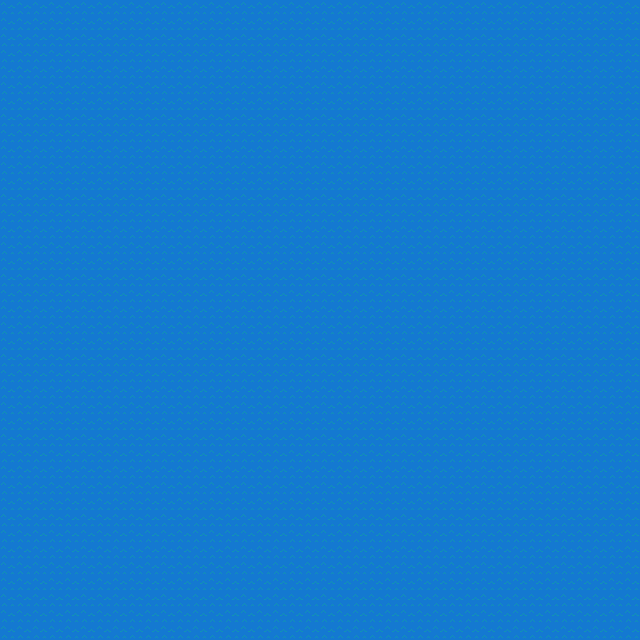

The image is a tile-based game level rendered from a .tmx file. Its description and source (layers, tilesets, objects; grid data summarised) follow:
An orthogonal 40x40 tile map with 16x16 px tiles, 1 tile layer (Tile Layer 1).

<map version="1.0" tiledversion="1.0.3" orientation="orthogonal" renderorder="right-down" width="40" height="40" tilewidth="16" tileheight="16" nextobjectid="1">
 <tileset firstgid="1" source="Tile_Set.tsx" />
 <layer name="Tile Layer 1" width="40" height="40">
  <data>[1600 cells, 1600 non-empty, 1 distinct tile ids]</data>
 </layer>
</map>
